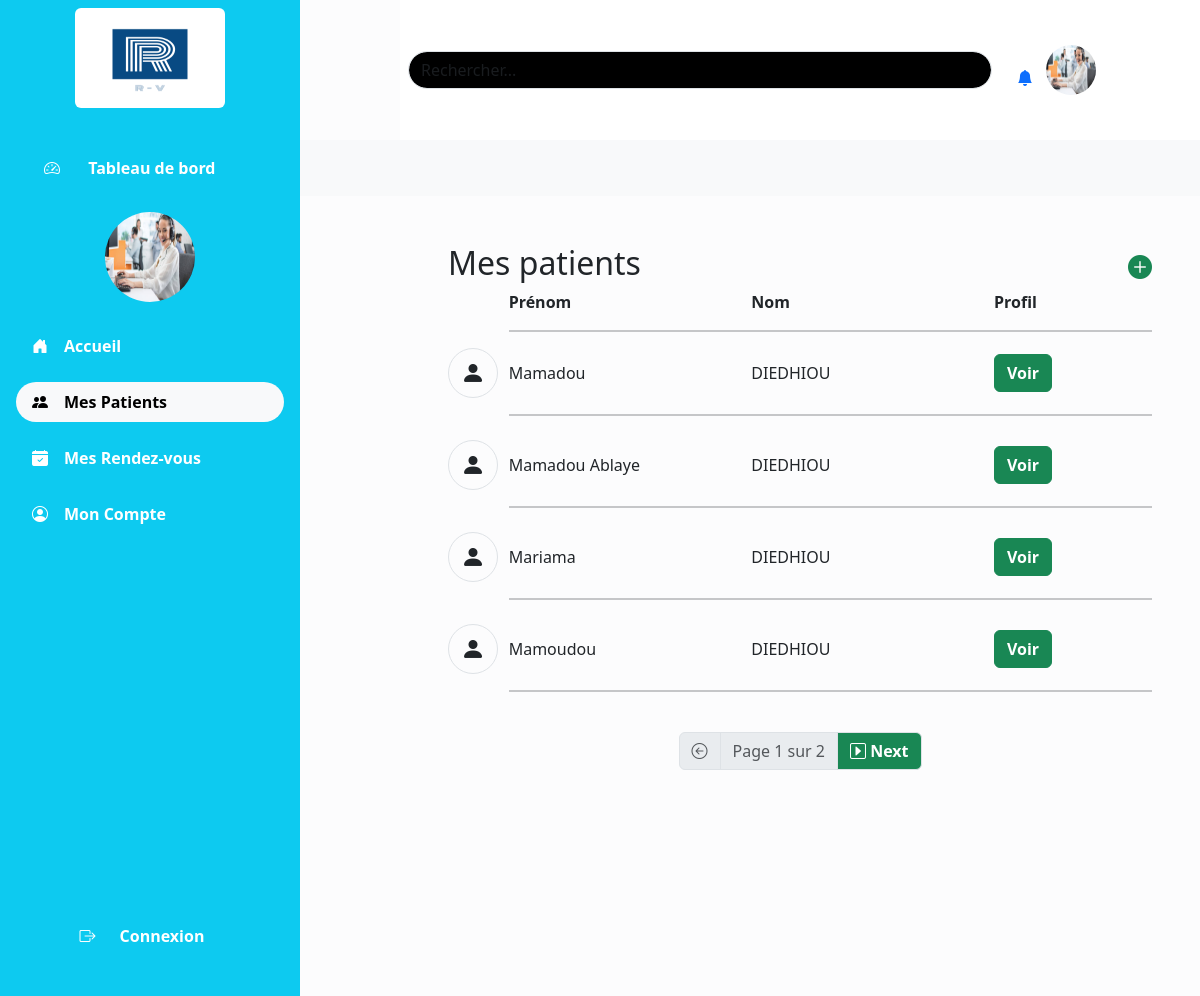
The app's page /patients/ with its own data.
### rendezvous/models.py (models this page shows, shortened)
class Patient(models.Model):
    SEXE_CHOICES = [
        ('M', 'Masculin'),
        ('F', 'Féminin'),
        ]
    user = models.ForeignKey(User, on_delete=models.CASCADE, related_name="patients")
    prenom = models.CharField(max_length=100, verbose_name="Prénom")
    nom = models.CharField(max_length=100, verbose_name="Nom")
    sexe = models.CharField(max_length=1, choices=SEXE_CHOICES, verbose_name="Sexe")
    age = models.PositiveIntegerField(verbose_name="Âge", default=0)  # Âge du patient (doit être positif)
    adresse = models.CharField(max_length=255, verbose_name="Adresse")
    telephone = models.CharField(max_length=15, unique=True, verbose_name="Téléphone")

### rendezvous/views.py (the view)
# urls.py: path('patients/', list_patients, name='list_patients'),
def list_patients(request):
    if request.user.is_authenticated:
        patients = Patient.objects.filter(user=request.user).order_by('nom')
    else:
        patients = Patient.objects.all().order_by('nom')
    paginator = Paginator(patients, 4)
    page_number = request.GET.get('page')
    page_obj = paginator.get_page(page_number)
    return render(request, 'patients/mes_patients.html', {
        'page_obj': page_obj,
        'total_rendezvous': RendezVous.objects.count(),
        'total_patients': Patient.objects.count(),
        })

### templates/patients/mes_patients.html
{% extends "base.html" %}
{% block entete %}
 {% include "partials/recherche.html" %}
{% endblock %}
{% block content %}
<div class="container-fluid">
    {% include "partials/liste_patients.html" %}
</div>
{% endblock %}

### templates/partials/liste_patients.html (shortened to what this page needs)
<div class="container-fluid mt-4 justify-content-center">
    <div class="d-flex justify-content-between align-items-center">
        <h2>Mes patients</h2>
        <a href="{% url 'add_patient' %}">
            <i class="bi bi-plus-circle-fill text-success" style="font-size: 1.5rem;"></i>
        </a>
    </div>
    <div class="row fw-bold justify-content-center">
        <div class="col-1"></div>
        <div class="col-4">Prénom</div>
        <div class="col-4">Nom</div>
        <div class="col-3">Profil</div>
        <div class="col-md-1"></div>
        <div class="col-md-11">
            <hr class="border border-dark border-1 justify-content-end">
        </div>
    </div>
    {% for patient in page_obj %}
    <div class="row align-items-center mb-2 justify-content-center align-content-center">
        <div class="col-1">
            <div class="d-flex align-items-center justify-content-center rounded-circle border" style="width: 50px; height: 50px; border-width: 10px; border-color: black;">
                <i class="bi bi-person-fill" style="font-size: 1.5rem;"></i>
            </div>
        </div>
        <div class="col-4 text-capitalize">{{ patient.prenom }}</div>
        <div class="col-4 text-text-uppercase">{{ patient.nom }}</div>
        <div class="col-3">
            <a href="{% url 'detail_patient' patient.id %}" class="btn btn-success fw-bold">Voir</a>
        </div>
        <div class="col-md-11">
            <hr class="border border-dark border-1 justify-content-end">
        </div>
    </div>
    {% empty %}
    <p class="text-center">Aucun patient trouvé.</p>
    {% endfor %}
    {% if page_obj.paginator.num_pages > 1 %}
    <nav aria-label="Page navigation">
        <ul class="pagination justify-content-center mt-4">
            {% if page_obj.has_previous %}
            <li class="page-item">
                <a class="page-link bg-success text-white fw-bold" href="?page={{ page_obj.previous_page_number }}" aria-label="Précédent">
                    <i class="bi bi-caret-left-square"></i> Preview
                </a>
            </li>
            {% else %}
            <li class="page-item disabled">
                <span class="page-link">
                    <i class="bi bi-arrow-left-circle"></i>
                </span>
            </li>
            {% endif %}
            <li class="page-item disabled">
                <span class="page-link">
                    Page {{ page_obj.number }} sur {{ page_obj.paginator.num_pages }}
                </span>
            </li>
            {% if page_obj.has_next %}
            <li class="page-item">
                <a class="page-link bg-success text-white fw-bold" href="?page={{ page_obj.next_page_number }}" aria-label="Suivant">
                    <i class="bi bi-caret-right-square"></i> Next
                </a>
            </li>
            {% else %}
            <li class="page-item disabled">
                <span class="page-link">
                    <i class="bi bi-arrow-right-circle"></i>
                </span>
            </li>
            {% endif %}
        </ul>
    </nav>
    {% endif %}
</div>

### records on screen
Patient: prenom "Mamadou", nom "DIEDHIOU"
Patient: prenom "Mamadou Ablaye", nom "DIEDHIOU"
Patient: prenom "Mariama", nom "DIEDHIOU"
Patient: prenom "Mamoudou", nom "DIEDHIOU"

### other values on screen
{{ page_obj.number }} "1"
{{ page_obj.paginator.num_pages }} "2"
